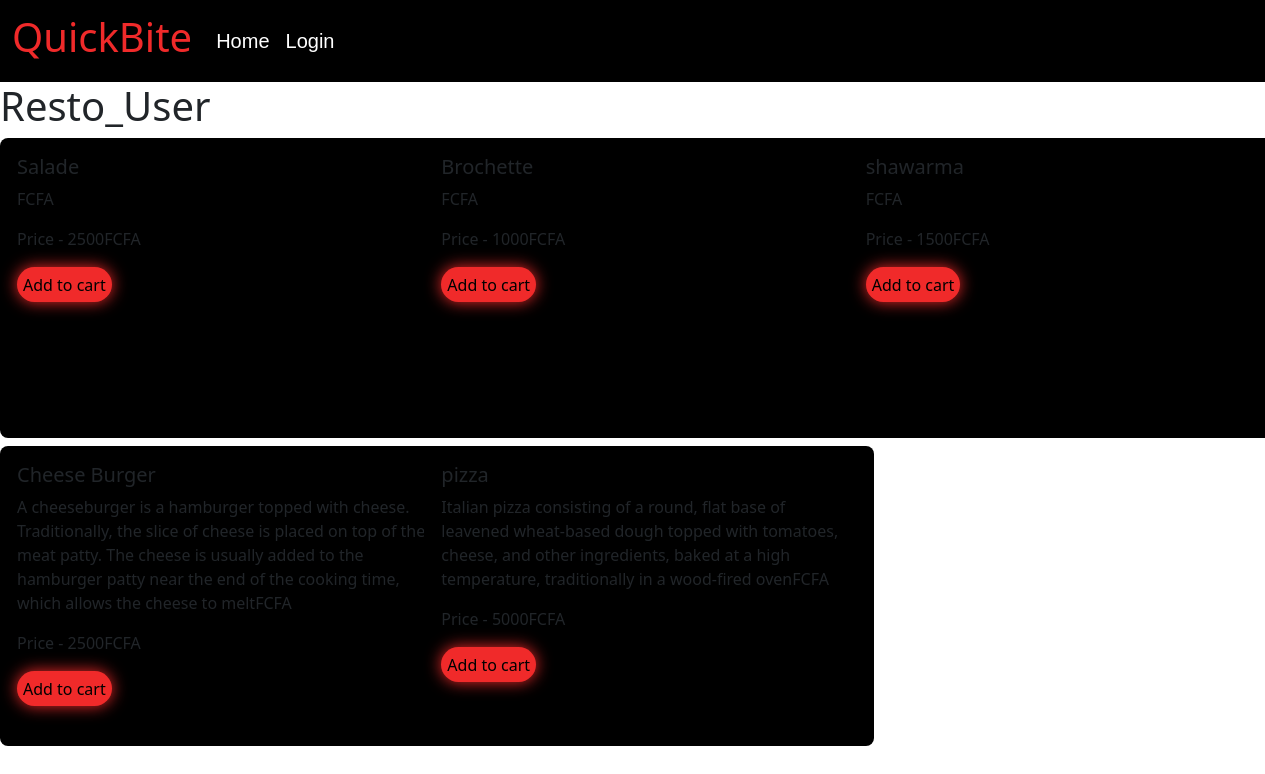
Page /resto/5 on the committed database.
### store/models.py (models this page shows, shortened)
class Product(models.Model):
    DRAFT = 'draft'
    WAITING_APPROVAL = 'waitingapproval'
    ACTIVE = 'active'
    DELETED = 'deleted'
    STATUS_CHOICES = (
        (DRAFT, 'Draft'),
        (WAITING_APPROVAL, 'Waiting approval'),
        (ACTIVE, 'Active'),
        (DELETED, 'Deleted'),
    )
    user = models.ForeignKey(User, related_name='products', on_delete=models.CASCADE)
    category = models.ForeignKey(Category, related_name='products', on_delete=models.CASCADE)
    title = models.CharField(max_length=50)
    slug = models.SlugField(max_length=50)
    description = models.TextField(blank=True)
    price = models.IntegerField()
    image = models.ImageField(upload_to='uploads/product_images', blank=True, null=True)
    created_at = models.DateTimeField(auto_now_add=True)
    updated_at = models.DateTimeField(auto_now=True)
    status = models.CharField(max_length=50, choices=STATUS_CHOICES, default=ACTIVE)
    class Meta:
        ordering = ('-created_at',)

### userprofile/views.py (the view)
# urls.py: path('resto/<int:pk>', views.resto_details, name='resto_details'),
def resto_details(request, pk):
    user = User.objects.get(pk=pk)
    return render(request, 'resto_detail.html',{'user': user})

### templates/resto_detail.html
{% extends 'base.html' %}
{% load static %}
{% block content %}
<h1> {{ user.username}}</h1>
<div class="row row-cols-1 row-cols-md-3 g-2" style="color: white;">
  {% for product in user.products.all %}
  <div class="col">
    <div class="card" style="width: 450px; height: 300px;">
    <div class="card-body">
        <h5 class="card-title">{{ product.title }}</h5>
        <p class="card-text">{{ product.description }}FCFA</p>
        <p class="card-text">Price - {{ product.price }}FCFA</p>
        <a href="{% url 'add_to_cart' product.id %}"><button type="submit" class="card_btn">Add to cart</button></a>
      </div>
  </div>
</div>
{% endfor %}
</div>
{% endblock content %}

### static/test.css (style rules this page uses)
p { margin-top: 5px; }
a { text-decoration: none; }
.card { position: relative; isolation: isolate; width: 300px; height: 200px; background-color: #000; border-radius: 8px; }
.card_btn { height: 35px; background-color: #F02A2A; border: #F02A2A; border-radius: 50rem; box-shadow: 0 0 1rem #F02A2A; font-weight: 500; }

### rows in the picture
Product: title "Salade", price "2500"
Product: title "Brochette", price "1000"
Product: title "shawarma", price "1500"
Product: title "Cheese Burger", description "A cheeseburger is a hamburger topped with cheese. Traditionally, the slice of cheese is placed on top of the meat patty. The cheese is usually added to the hamburger patty near the end of the cooking time, which allows the cheese to melt", price "2500"
Product: title "pizza", description "Italian pizza consisting of a round, flat base of leavened wheat-based dough topped with tomatoes, cheese, and other ingredients, baked at a high temperature, traditionally in a wood-fired oven", price "5000"

### other values in the picture
{{ user.username }} "Resto_User"
